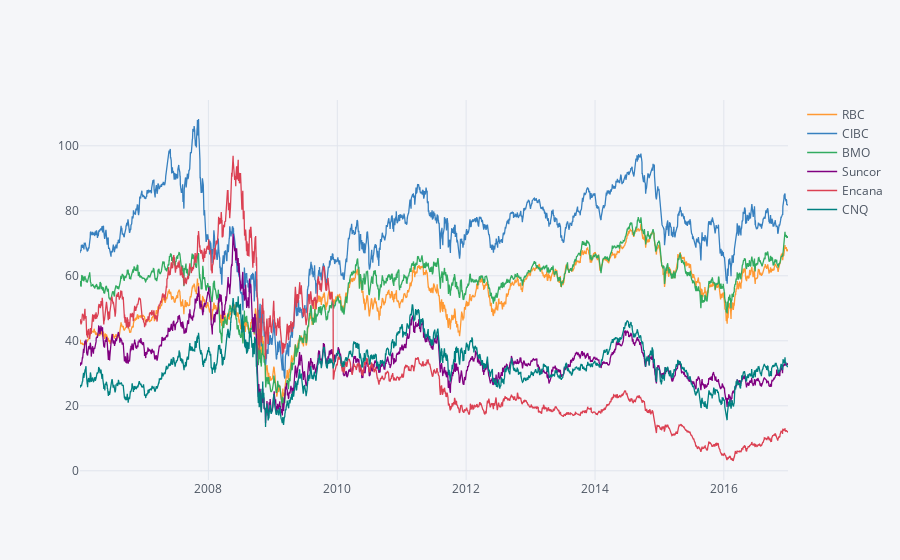

Source (notebook cell):
### Code cell
bo.xs(key='Close',axis=1,level='Stock').iplot()

### Figure 1 — Plotly figure (JSON) as saved in the notebook; plotly's stock layout.template omitted (floating-point values rounded to 4 significant figures; data arrays with more than 128 entries replaced by an {"elided": "..."} marker saying what was removed)
{"data": [{"line": {"color": "rgba(255, 153, 51, 1.0)", "dash": "solid", "shape": "linear", "width": 1.3}, "mode": "lines", "name": "RBC", "text": "", "type": "scatter", "x": {"elided": "2769 str values"}, "y": {"elided": "2769 float values"}}, {"line": {"color": "rgba(55, 128, 191, 1.0)", "dash": "solid", "shape": "linear", "width": 1.3}, "mode": "lines", "name": "CIBC", "text": "", "type": "scatter", "x": {"elided": "2769 str values"}, "y": {"elided": "2769 float values"}}, {"line": {"color": "rgba(50, 171, 96, 1.0)", "dash": "solid", "shape": "linear", "width": 1.3}, "mode": "lines", "name": "BMO", "text": "", "type": "scatter", "x": {"elided": "2769 str values"}, "y": {"elided": "2769 float values"}}, {"line": {"color": "rgba(128, 0, 128, 1.0)", "dash": "solid", "shape": "linear", "width": 1.3}, "mode": "lines", "name": "Suncor", "text": "", "type": "scatter", "x": {"elided": "2769 str values"}, "y": {"elided": "2769 float values"}}, {"line": {"color": "rgba(219, 64, 82, 1.0)", "dash": "solid", "shape": "linear", "width": 1.3}, "mode": "lines", "name": "Encana", "text": "", "type": "scatter", "x": {"elided": "2769 str values"}, "y": {"elided": "2769 float values"}}, {"line": {"color": "rgba(0, 128, 128, 1.0)", "dash": "solid", "shape": "linear", "width": 1.3}, "mode": "lines", "name": "CNQ", "text": "", "type": "scatter", "x": {"elided": "2769 str values"}, "y": {"elided": "2769 float values"}}], "layout": {"legend": {"bgcolor": "#F5F6F9", "font": {"color": "#4D5663"}}, "paper_bgcolor": "#F5F6F9", "plot_bgcolor": "#F5F6F9", "titlefont": {"color": "#4D5663"}, "xaxis1": {"gridcolor": "#E1E5ED", "showgrid": true, "tickfont": {"color": "#4D5663"}, "title": "", "titlefont": {"color": "#4D5663"}, "zerolinecolor": "#E1E5ED"}, "yaxis1": {"gridcolor": "#E1E5ED", "showgrid": true, "tickfont": {"color": "#4D5663"}, "title": "", "titlefont": {"color": "#4D5663"}, "zerolinecolor": "#E1E5ED"}}}
